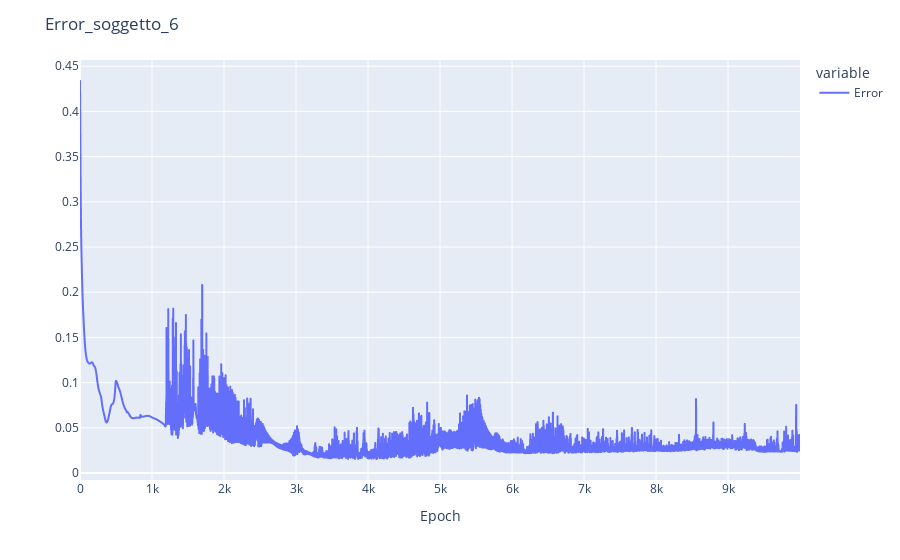

Source (notebook cell):
### Code cell
fig = px.line(df_model_history[["Error"]])
fig.update_layout(title="Error_"+soggetto,
                   xaxis_title='Epoch',
                   yaxis_title='',
                   hovermode='x unified')
#fig.write_html("Error and temperature.html")
#fig.write_image("error_temperature.png")
fig.show()

### Figure 1 — Plotly figure (JSON) as saved in the notebook; plotly's stock layout.template omitted (floating-point values rounded to 4 significant figures; data arrays with more than 128 entries replaced by an {"elided": "..."} marker saying what was removed)
{"data": [{"hovertemplate": "variable=Error<br>index=%{x}<br>value=%{y}<extra></extra>", "legendgroup": "Error", "line": {"color": "#636efa", "dash": "solid"}, "marker": {"symbol": "circle"}, "mode": "lines", "name": "Error", "showlegend": true, "type": "scattergl", "x": {"elided": "10000 int values"}, "xaxis": "x", "y": {"elided": "10000 float values"}, "yaxis": "y"}], "layout": {"hovermode": "x unified", "legend": {"title": {"text": "variable"}, "tracegroupgap": 0}, "margin": {"t": 60}, "title": {"text": "Error_soggetto_6"}, "xaxis": {"anchor": "y", "domain": [0, 1], "title": {"text": "Epoch"}}, "yaxis": {"anchor": "x", "domain": [0, 1], "title": {"text": ""}}}}
